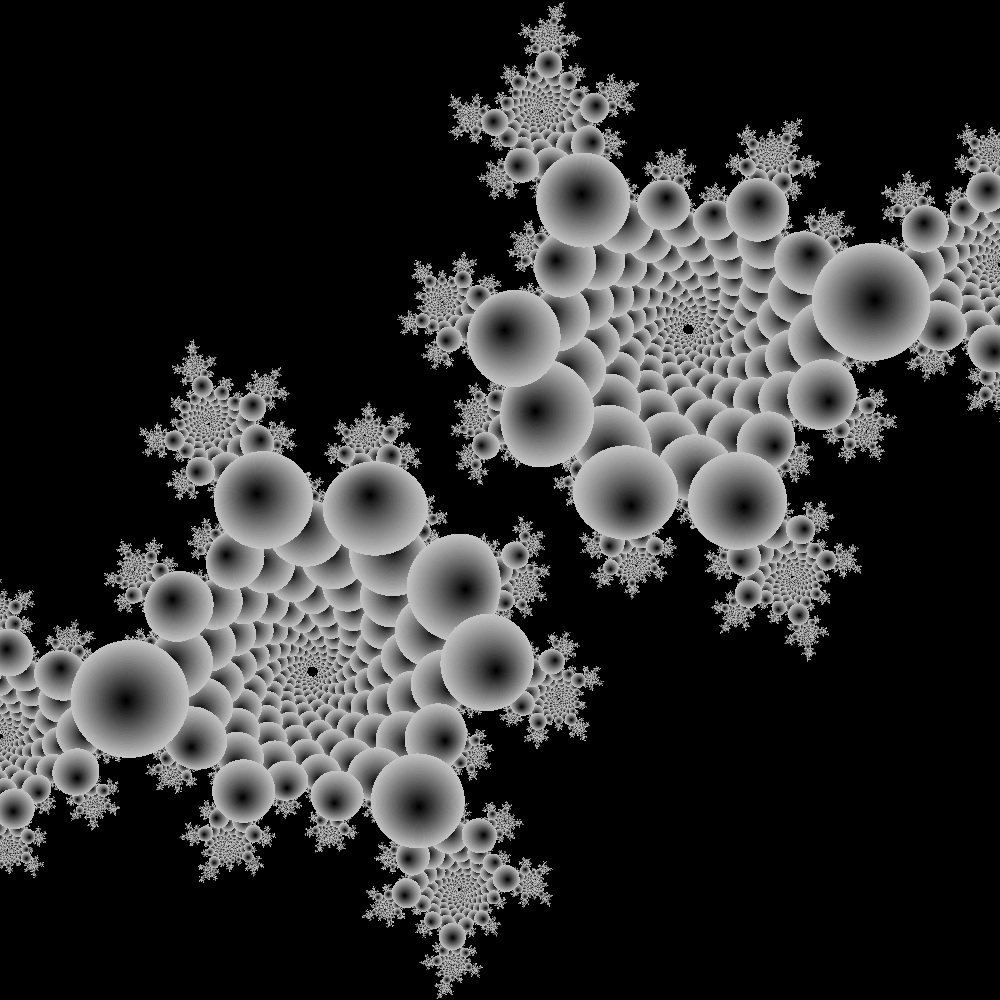
Frame 1 (no input)
Frame 60 (the mouse pressed at the canvas centre just before this capture): identical to frame 1, image omitted
Frame 120 (the mouse held since frame 60 and released just before this capture): identical to frame 1, image omitted

The Processing sketch that drew this single still picture (run headless with seeded random() and noise(); from frame 60 on, the mouse is pressed at the canvas centre):

// Processing sketch: Julia
// ── Julia.pde
//=============================
int Niterations = 200;
double conv = 0.2;
double div = 100;
Complex center = new Complex();
double size = 2.0; 
//=============================

double xmin = center.real - size / 2.0;
double xmax = center.real + size / 2.0;
double ymin = center.img - size / 2.0;
double ymax = center.img + size / 2.0;
  
boolean ok = true;

void setup() {
  //fullScreen();
  size(1000, 1000);
  background(255,255,255);
  
  center.real = 0.0;
  center.img = 0.0;
}

void draw() {
  
  if ( ! ok ) {
    return;
  }
  
  xmin = center.real - size / 2.0;
  xmax = center.real + size / 2.0;
  ymin = center.img - size / 2.0;
  ymax = center.img + size / 2.0;
 
  Complex c = new Complex(-0.4 , 0.6);
  
  for (int i = 0 ; i < width ; i++) {
    double z_real = xmin + ( xmax - xmin ) * (double)i / 1000.0;
    
    for (int j = 0 ; j < height ; j++ ) {
      double z_img = ymin + ( ymax - ymin ) * (double)j / 1000.0;
      
      Complex z = new Complex(z_real,z_img);
     
      int k = 0;
      double mod = -1.;
      double scal = 0.;
    
      do {
        
        z = (z.mult(z)).add(c); 
        mod = z.mod();
        k++;
        
      } while ( ( k < Niterations ) && ( mod > conv ) && ( mod < div ) );
     
     if ( mod > div ) {
      int v = (int)( mod * Niterations / 255 );
      // set (i , j , color(v, v, v));  
      set (i , j , color(0, 0, 0));
     }
     
     if ( mod < conv ) {
      int v = (int)(mod * Niterations);
      int C = 240 - v;
      // set (i , j , color(C, C, C));  
      v *= 5;
      set (i , j , color(v, v , v));
     }
     
      else{
        int v = (int)( mod + Niterations / Niterations );
        //set (i , j , color(v, v, v));  
        set (i , j , color(0, 0 ,0));    
      } 
    }  
   }
  ok = false;  
}

void mousePressed() {
   
  if ( mouseButton == LEFT ) {
    
    center.real = xmin + ( xmax - xmin ) * (double)mouseX / 1000.0;
    center.img = ymin + ( ymax - ymin ) * (double)mouseY / 1000.0;
    
    size *= 0.9;
    ok = true;
  }
  else if ( mouseButton == RIGHT ) {
     
    center.real = xmin + ( xmax - xmin ) * (double)mouseX / 1000.0;
    center.img = ymin + ( ymax - ymin ) * (double)mouseY / 1000.0;
    
    size *= 1.1;
    ok = true;
  }
}

  
  

// ── Complex.pde
/**


**/
class Complex {
  
    double real;   // the real part
    double img;   // the imaginary part

  public Complex() {
        this.real = 0.0;
        this.img = 0.0;
    }

    public Complex(double real, double img) {
        this.real = real;
        this.img = img;
    }

    public Complex mult(Complex b) {
        double real = this.real * b.real - this.img * b.img;
        double img = this.real * b.img + this.img * b.real;
        return new Complex(real, img);
    }
    
    public Complex add(Complex b) {
        double real = this.real + b.real;
        double img = this.img + b.img;
        return new Complex(real, img);
    }
    
    public double mod() {
      double mod = sqrt( (float)( this.real * this.real + this.img * this.img ) );
      return mod;
    }
};
